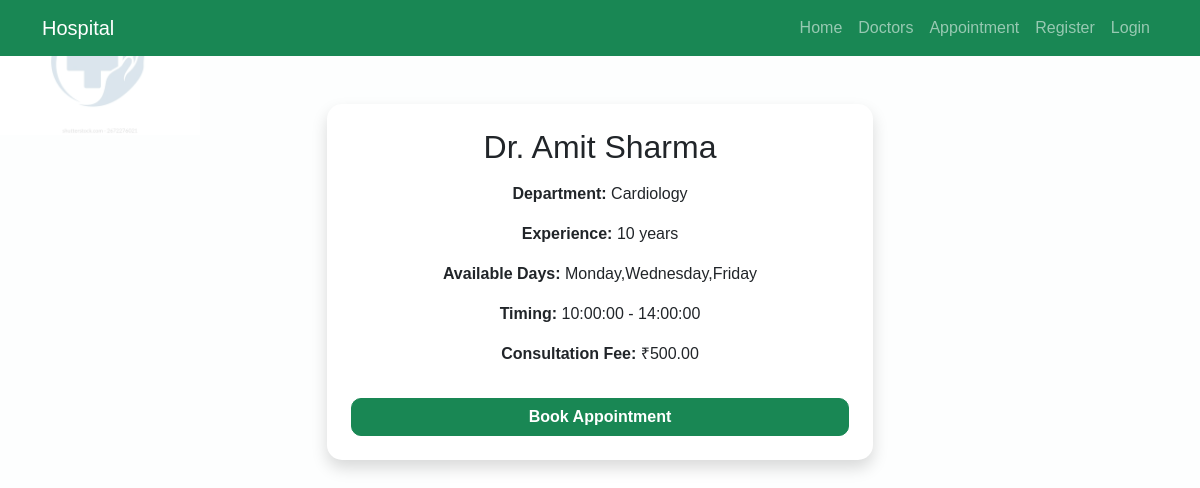
Page /public/doctor_profile.php?id=1 on the committed database.
### tables this page shows
CREATE TABLE `doctors` (
  `doctor_id` int(11) NOT NULL,
  `user_id` int(11) DEFAULT NULL,
  `first_name` varchar(50) DEFAULT NULL,
  `last_name` varchar(50) DEFAULT NULL,
  `department_id` int(11) DEFAULT NULL,
  `phone` varchar(15) DEFAULT NULL,
  `experience` int(11) DEFAULT NULL,
  `available_days` varchar(100) DEFAULT NULL,
  `start_time` time DEFAULT NULL,
  `end_time` time DEFAULT NULL,
  `consultation_fee` decimal(10,2) DEFAULT NULL,
  `middle_name` varchar(50) DEFAULT NULL,
  `date_of_birth` date DEFAULT NULL,
  `title` enum('Mr','Mrs','Miss','Ms','Dr','Other') DEFAULT 'Dr',
  `image` varchar(255) DEFAULT NULL
);

CREATE TABLE `departments` (
  `department_id` int(11) NOT NULL,
  `department_name` varchar(100) NOT NULL
);

### public/doctor_profile.php (the view, shortened to what this page needs)
<?php
include('../config/db.php');
$id = $_GET['id'];
$query = "SELECT doctors.*, departments.department_name
          FROM doctors
          JOIN departments
          ON doctors.department_id = departments.department_id
          WHERE doctor_id='$id'";
$result = mysqli_query($con,$query);
$row = mysqli_fetch_assoc($result);
?>
<!DOCTYPE html>
<html>
<head>
<link href="https://cdn.jsdelivr.net/npm/bootstrap@5.3.0/dist/css/bootstrap.min.css" rel="stylesheet">
<link rel="stylesheet" href="../assets/css/style.css">
</head>
<body>
    <nav class="navbar navbar-expand-lg navbar-dark bg-success">
    <div class="container">
      <a class="navbar-brand" href="#">Hospital</a>
      <div>
        <ul class="navbar-nav">
          <li class="nav-item"><a class="nav-link" href="../index.php">Home</a></li>
          <li class="nav-item"><a class="nav-link" href="doctors.php">Doctors</a></li>
          <li class="nav-item"><a class="nav-link" href="book_appointment.php">Appointment</a></li>
          <li class="nav-item"><a class="nav-link" href="../register.php">Register</a></li>
          <li class="nav-item"><a class="nav-link" href="../login.php">Login</a></li>
        </ul>
      </div>
  </div>
</nav>
<div class="container mt-5">
  <div class="row justify-content-center">
    <div class="col-md-6">
      <div class="card shadow p-4 text-center">
        <h2 class="mb-3">
        Dr. <?php echo $row['first_name']." ".$row['last_name']?>
        </h2>
        <p><strong>Department:</strong> <?php echo $row['department_name']; ?></p>
        <p><strong>Experience:</strong> <?php echo $row['experience']; ?> years</p>
        <p><strong>Available Days:</strong> <?php echo $row['available_days']; ?></p>
        <p><strong>Timing:</strong> <?php echo $row['start_time']." - ".$row['end_time']; ?></p>
        <p><strong>Consultation Fee:</strong> ₹<?php echo $row['consultation_fee']; ?></p>
        <a href="book_appointment.php?doctor_id=<?php echo $row['doctor_id']; ?>"
        class="btn btn-success mt-3">
        Book Appointment
        </a>
      </div>
    </div>
  </div>
</div>
</body>
</html>

### assets/css/style.css (style rules this page uses)
* { margin: 0; padding: 0; }
body { background: #f2f2f2; font-family: 'Poppins', sans-serif; }
nav { background-color: green; color: red; }
nav a { text-decoration: none; }
.card { border-radius: 15px; transition: 0.3s; }
.card { border-radius: 15px; }
.card { border: none; }
.card { transition: all 0.3s ease; }
.btn { transition: 0.3s; }
body { padding-bottom: 50px; }
body { background: url('../images/patient.png') no-repeat center center/cover; height: 100vh; }
.btn-success { border-radius: 10px; font-weight: bold; transition: 0.3s; }
body { background-color: #f2f6fc; background-image: url('../images/handlogo.png'), url('../images/handlogo.png'), url('../images/handlogo.png'); background-position: left top, center center, right bottom; background-repeat: no-repeat; background-size: 200px, 300px, 200px; height: 100vh; position: relative; }
body::before { content: ""; position: absolute; width: 100%; height: 100%; background: rgba(255,255,255,0.85); top: 0; left: 0; z-index: 0; }
.container { position: relative; z-index: 2; }

### rows in the picture
doctors: first_name "Amit", last_name "Sharma", department.department_name "Cardiology", experience "10", available_days "Monday,Wednesday,Friday", start_time "10:00:00", end_time "14:00:00", consultation_fee "500.00"
